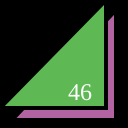
Frame 1 (no input)
Frame 60 (no input): identical to frame 1, image omitted
Frame 120 (the mouse pressed at the canvas centre since frame 60): identical to frame 1, image omitted

The p5.js sketch that drew this single still picture (run headless with seeded random() and noise() and a simulated clock; from frame 60 on, the mouse is pressed at the canvas centre):

// p5.js sketch
// ── sketch.js
function setup() {
  createCanvas(128,128);
}

function draw() {
  background(0);
  strokeWeight(4);
  fill(178, 100, 162);
  triangle(12,120,116,120,116,10);
  fill(94, 185, 84);
  triangle(0,108,106,108,106,0);
  fill(255);
  textSize(24);
  textFont("serif");
  text("46", 68, 100);
}
